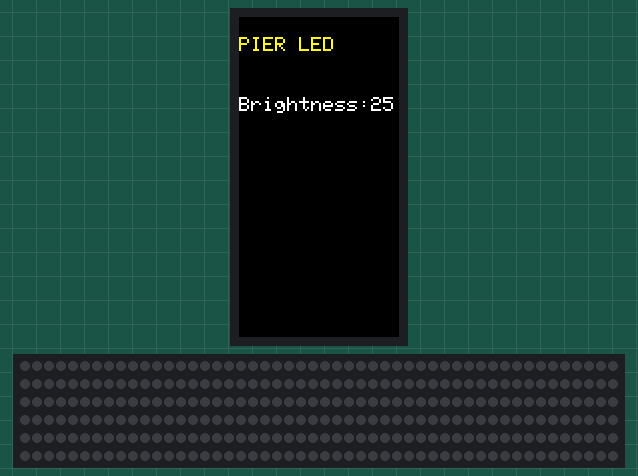
Simulated run of this sketch. Board: ESP32. Shown: 80×160 colour display, 300 RGB LEDs in strip order, left to right, continuing on the next row.

Above: at 0.36 s.

The sketch:

PierLED-Oct1st.ino
```cpp
#include <M5StickC.h>
#include <Adafruit_NeoPixel.h>

#define LED_PIN    32
#define LED_COUNT 300 // 60LEDs per 1m

Adafruit_NeoPixel strip(LED_COUNT, LED_PIN, NEO_GRB + NEO_KHZ800);

bool isGo = true;
int counter = 0;
int limit = 1000;
int r = 250;
int g = 180;
int b = 20;

int locCounter = 0;
int locLimit = 16;
int brightness = 0; //up to 255

void setup() {
  brightness = 400 / locLimit;

  M5.begin();
  M5.Lcd.fillScreen(BLACK);
  M5.Lcd.setTextColor(YELLOW);
  M5.Lcd.setTextSize(1);
  M5.Lcd.setCursor(0,10);
  M5.Lcd.println("PIER LED");
  M5.Lcd.setTextColor(WHITE);
  M5.Lcd.setCursor(0, 40);
  String s = String("Brightness:")+String(brightness).c_str();
  M5.Lcd.println(s);

  strip.begin();           // INITIALIZE NeoPixel strip object (REQUIRED)
  strip.setBrightness(brightness);
  strip.show();            // Turn OFF all pixels ASAP
}


void loop() {

  if(locCounter>locLimit){
    locCounter = 0;
  }

  if(counter>limit){
    isGo = false;
    counter = limit;
  }else if(counter<0){
    isGo = true;
    counter = 0;

    locCounter++;
  }

  float ratio = (float)counter / (float)limit;
  float fr = (float)r * ratio;
  float fg = (float)g * ratio;
  float fb = (float)b * ratio;

  uint32_t color = strip.Color((int)fr,   (int)fg,   (int)fb);

  strip.clear();

  for(int i=0; i<strip.numPixels()/locLimit; i++) {
    int loc = i*locLimit + locCounter;
    strip.setPixelColor(loc , color);
  }


  if(isGo){
    counter++;
  }else{
    counter--;
  }


  strip.show();

}
```
